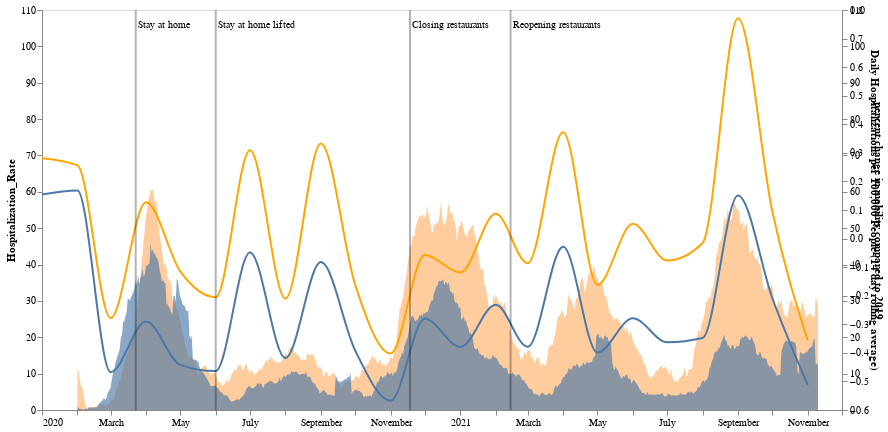

This figure's notebook cell:
### Code cell
(hosp +total_mob +rule  + text).resolve_scale(y = 'independent', color = "independent")

### Figure 1 — Vega-Lite specification as saved in the notebook (floating-point values rounded to 4 significant figures; data arrays with more than 128 entries replaced by an {"elided": "..."} marker saying what was removed)
{"config": {"view": {"continuousWidth": 400, "continuousHeight": 300}}, "layer": [{"mark": {"type": "area", "opacity": 0.4}, "encoding": {"color": {"value": "#ff7f0e"}, "x": {"type": "temporal", "axis": {"grid": false, "title": null}, "field": "Date"}, "y": {"type": "quantitative", "axis": {"grid": false}, "field": "Hospitalization_Rate", "scale": {"domain": [0, 110]}, "stack": null}}, "height": 400, "transform": [{"filter": "(datum.region === 'sKC')"}], "width": 800}, {"mark": {"type": "area", "opacity": 0.65}, "encoding": {"x": {"type": "temporal", "axis": {"grid": false, "title": null}, "field": "Date"}, "y": {"type": "quantitative", "axis": {"grid": false, "title": " Daily Hospitalizations per 100,000 People (14 day rolling average)"}, "field": "Hospitalization_Rate", "scale": {"domain": [0, 110]}, "stack": null}}, "height": 400, "transform": [{"filter": "(datum.region === 'nKC')"}], "width": 800}, {"layer": [{"data": {"name": "data-10c8f5c847f7b7bb006a38451f9e12aa"}, "mark": {"type": "line", "interpolate": "monotone", "opacity": 1.0}, "encoding": {"x": {"type": "temporal", "axis": {"grid": false, "title": null}, "field": "date"}, "y": {"type": "quantitative", "axis": {"grid": false, "title": "percent change in mobility compared to 2019"}, "field": "value"}}, "height": 400, "width": 800}, {"data": {"name": "data-e49234eba73d1ecc835c28aa910384ab"}, "mark": {"type": "line", "color": "orange", "interpolate": "monotone", "opacity": 1.0}, "encoding": {"x": {"type": "temporal", "axis": {"grid": false, "title": null}, "field": "date"}, "y": {"type": "quantitative", "axis": {"grid": false, "title": "percent change in mobility compared to 2019"}, "field": "value"}}, "height": 400, "width": 800}]}, {"data": {"name": "data-6a790f61f5a133bed9fa0784e3bfcda8"}, "mark": {"type": "rule", "color": "black", "opacity": 0.3, "strokeWidth": 2}, "encoding": {"x": {"type": "temporal", "axis": {"title": null}, "field": "date"}}, "height": 400, "width": 800}, {"data": {"name": "data-6a790f61f5a133bed9fa0784e3bfcda8"}, "mark": {"type": "text", "align": "left", "baseline": "middle", "dx": 2, "dy": -185, "size": 10}, "encoding": {"color": {"value": "#000000"}, "text": {"type": "nominal", "field": "event"}, "x": {"type": "temporal", "axis": {"title": null}, "field": "date"}}, "height": 400, "width": 800}], "data": {"name": "data-8830b52e3ca2d76c5e4a0335aeeb409a"}, "resolve": {"scale": {"color": "independent", "y": "independent"}}, "$schema": "https://vega.github.io/schema/vega-lite/v4.8.1.json", "datasets": {"data-8830b52e3ca2d76c5e4a0335aeeb409a": {"elided": "1298 records"}, "data-10c8f5c847f7b7bb006a38451f9e12aa": [{"month": "01", "year": "20-19", "value": 0.154, "full_year": "2020", "date": "2020-01-01T00:00:00"}, {"month": "02", "year": "20-19", "value": 0.1679, "full_year": "2020", "date": "2020-02-01T00:00:00"}, {"month": "03", "year": "20-19", "value": -0.4673, "full_year": "2020", "date": "2020-03-01T00:00:00"}, {"month": "04", "year": "20-19", "value": -0.2906, "full_year": "2020", "date": "2020-04-01T00:00:00"}, {"month": "05", "year": "20-19", "value": -0.442, "full_year": "2020", "date": "2020-05-01T00:00:00"}, {"month": "06", "year": "20-19", "value": -0.4639, "full_year": "2020", "date": "2020-06-01T00:00:00"}, {"month": "07", "year": "20-19", "value": -0.04915, "full_year": "2020", "date": "2020-07-01T00:00:00"}, {"month": "08", "year": "20-19", "value": -0.4178, "full_year": "2020", "date": "2020-08-01T00:00:00"}, {"month": "09", "year": "20-19", "value": -0.08242, "full_year": "2020", "date": "2020-09-01T00:00:00"}, {"month": "10", "year": "20-19", "value": -0.3912, "full_year": "2020", "date": "2020-10-01T00:00:00"}, {"month": "11", "year": "20-19", "value": -0.5678, "full_year": "2020", "date": "2020-11-01T00:00:00"}, {"month": "12", "year": "20-19", "value": -0.2807, "full_year": "2020", "date": "2020-12-01T00:00:00"}, {"month": "01", "year": "21-19", "value": -0.3792, "full_year": "2021", "date": "2021-01-01T00:00:00"}, {"month": "02", "year": "21-19", "value": -0.232, "full_year": "2021", "date": "2021-02-01T00:00:00"}, {"month": "03", "year": "21-19", "value": -0.3788, "full_year": "2021", "date": "2021-03-01T00:00:00"}, {"month": "04", "year": "21-19", "value": -0.02874, "full_year": "2021", "date": "2021-04-01T00:00:00"}, {"month": "05", "year": "21-19", "value": -0.3991, "full_year": "2021", "date": "2021-05-01T00:00:00"}, {"month": "06", "year": "21-19", "value": -0.2787, "full_year": "2021", "date": "2021-06-01T00:00:00"}, {"month": "07", "year": "21-19", "value": -0.3626, "full_year": "2021", "date": "2021-07-01T00:00:00"}, {"month": "08", "year": "21-19", "value": -0.3478, "full_year": "2021", "date": "2021-08-01T00:00:00"}, {"month": "09", "year": "21-19", "value": 0.1511, "full_year": "2021", "date": "2021-09-01T00:00:00"}, {"month": "10", "year": "21-19", "value": -0.208, "full_year": "2021", "date": "2021-10-01T00:00:00"}, {"month": "11", "year": "21-19", "value": -0.5128, "full_year": "2021", "date": "2021-11-01T00:00:00"}, {"month": "12", "year": "21-19", "value": null, "full_year": "2021", "date": "2021-12-01T00:00:00"}], "data-e49234eba73d1ecc835c28aa910384ab": [{"month": "01", "year": "20-19", "value": 0.2809, "full_year": "2020", "date": "2020-01-01T00:00:00"}, {"month": "02", "year": "20-19", "value": 0.256, "full_year": "2020", "date": "2020-02-01T00:00:00"}, {"month": "03", "year": "20-19", "value": -0.278, "full_year": "2020", "date": "2020-03-01T00:00:00"}, {"month": "04", "year": "20-19", "value": 0.1271, "full_year": "2020", "date": "2020-04-01T00:00:00"}, {"month": "05", "year": "20-19", "value": -0.1146, "full_year": "2020", "date": "2020-05-01T00:00:00"}, {"month": "06", "year": "20-19", "value": -0.205, "full_year": "2020", "date": "2020-06-01T00:00:00"}, {"month": "07", "year": "20-19", "value": 0.3094, "full_year": "2020", "date": "2020-07-01T00:00:00"}, {"month": "08", "year": "20-19", "value": -0.21, "full_year": "2020", "date": "2020-08-01T00:00:00"}, {"month": "09", "year": "20-19", "value": 0.3329, "full_year": "2020", "date": "2020-09-01T00:00:00"}, {"month": "10", "year": "20-19", "value": -0.1615, "full_year": "2020", "date": "2020-10-01T00:00:00"}, {"month": "11", "year": "20-19", "value": -0.4022, "full_year": "2020", "date": "2020-11-01T00:00:00"}, {"month": "12", "year": "20-19", "value": -0.05751, "full_year": "2020", "date": "2020-12-01T00:00:00"}, {"month": "01", "year": "21-19", "value": -0.1191, "full_year": "2021", "date": "2021-01-01T00:00:00"}, {"month": "02", "year": "21-19", "value": 0.08653, "full_year": "2021", "date": "2021-02-01T00:00:00"}, {"month": "03", "year": "21-19", "value": -0.08631, "full_year": "2021", "date": "2021-03-01T00:00:00"}, {"month": "04", "year": "21-19", "value": 0.3722, "full_year": "2021", "date": "2021-04-01T00:00:00"}, {"month": "05", "year": "21-19", "value": -0.1614, "full_year": "2021", "date": "2021-05-01T00:00:00"}, {"month": "06", "year": "21-19", "value": 0.05161, "full_year": "2021", "date": "2021-06-01T00:00:00"}, {"month": "07", "year": "21-19", "value": -0.07695, "full_year": "2021", "date": "2021-07-01T00:00:00"}, {"month": "08", "year": "21-19", "value": -0.01546, "full_year": "2021", "date": "2021-08-01T00:00:00"}, {"month": "09", "year": "21-19", "value": 0.7716, "full_year": "2021", "date": "2021-09-01T00:00:00"}, {"month": "10", "year": "21-19", "value": 0.09575, "full_year": "2021", "date": "2021-10-01T00:00:00"}, {"month": "11", "year": "21-19", "value": -0.356, "full_year": "2021", "date": "2021-11-01T00:00:00"}, {"month": "12", "year": "21-19", "value": null, "full_year": "2021", "date": "2021-12-01T00:00:00"}], "data-6a790f61f5a133bed9fa0784e3bfcda8": [{"date": "2020-03-23T00:00:00", "event": "Stay at home"}, {"date": "2020-06-01T00:00:00", "event": "Stay at home lifted"}, {"date": "2020-11-18T00:00:00", "event": "Closing restaurants"}, {"date": "2021-02-14T00:00:00", "event": "Reopening restaurants"}]}}
